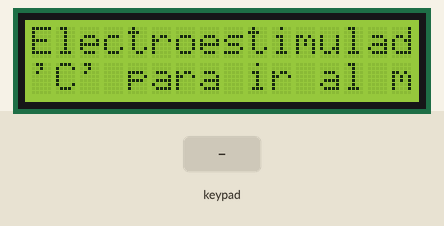
The sketch below on a simulated ESP32. Parts: 16×2 character LCD. Inputs (shaded band) come from the test bench.

Above: at 0.9 s.
1.0 s: key 'C' pressed
At 1.8 s:
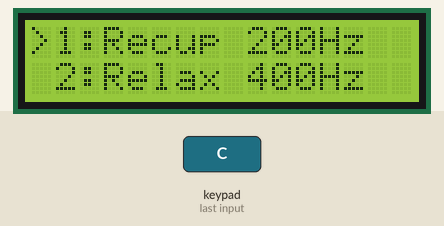
2.5 s: keypad keys 3 2 3 3 2 3 2 6 A pressed 0.4 s apart
At 6.6 s:
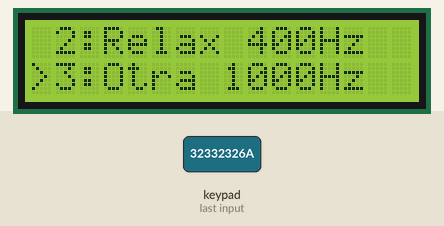
7.6 s: key 'A' pressed
At 8.1 s:
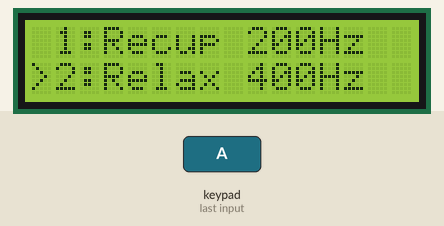
9.1 s: keypad keys 3 2 3 3 2 3 2 6 D pressed 0.4 s apart
At 13.1 s:
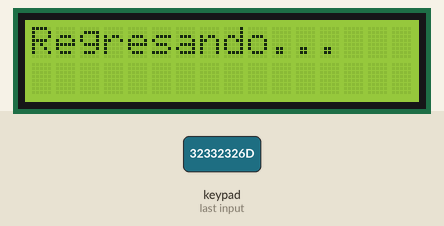
14.8 s: key 'C' pressed
At 15.9 s:
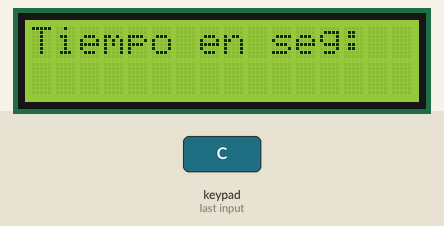
16.3 s: keypad keys 2 7 1 4 1 2 1 3 A pressed 0.4 s apart
At 20.2 s:
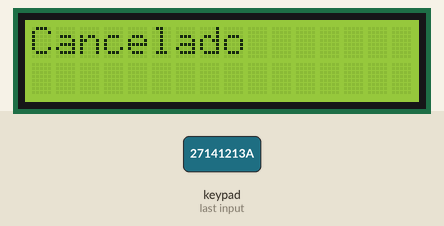
Timing chart, 0 to 21.7 s (numbered marks = the images above; inputs shaded):
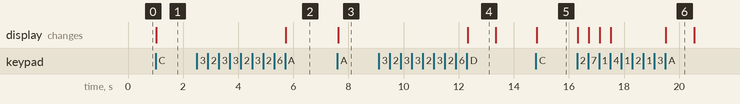

The sketch:

proyecto-final.ino
```cpp
#include <Arduino.h>
#include "inicializar-teclado.h"
#include "inicializar-lcd.h"
#include "generador.h"
#include "terapias.h"
#include "tiempo.h"
int opcion = 0;                // índice del menú (0,1,2)
const int totalOpciones = 3;
//A = subir
//B = bajar
//C = seleccionar
//D = salir o volver
void mostrarMenuConCursor();

void setup() {
  Serial.begin(115200);
  Wire.begin(21,22);
  inicializarLCD();
  inicializarTeclado();
  iniciarDAC(25);
  lcd.clear();
  lcd.print("Electroestimulador");
  lcd.setCursor(0,1);
  lcd.print("'C' para ir al menu");

  // esperamos tecla C para entrar al menú
  while (true) {
    char t = teclado.getKey();
    if (t == 'C') break;
  }

  mostrarMenuConCursor();
}

void loop() {

  char t = teclado.getKey();

  //check error
  if (!t) return;

  if (t == 'A') {  // Subir
    opcion--;
    if(opcion < 0)
      opcion = totalOpciones - 1;
    mostrarMenuConCursor();
  }

  if (t == 'B') {  // Bajar
    opcion++;
    if(opcion >= totalOpciones)
      opcion = 0;
    mostrarMenuConCursor();
  }

  // Opción seleccionada con C

 if (t == 'C') {

    lcd.clear();
    lcd.setCursor(0,0);
    lcd.print("Tiempo?");

    int tiempo = capturarTiempo();   // pedir tiempo al usuario

    if (tiempo == 0) {
      lcd.clear();
      lcd.print("Cancelado");
      delay(1000);
      mostrarMenuConCursor();
      return;
    }

    lcd.clear();
    lcd.print("Ejecutando...");
    lcd.setCursor(0,1);
    lcd.print(String(tiempo) + " seg");

    if(opcion == 0) terapiaRecuperacion(tiempo);
    if(opcion == 1) terapiaRelax(tiempo);
    if(opcion == 2) terapiaOtra(tiempo);

    lcd.clear();
    lcd.print("Fin terapia");
    delay(1000);
    mostrarMenuConCursor();
}


  // Volver con D
  if (t == 'D') {
    lcd.clear();
    lcd.print("Regresando...");
    delay(1000);

    mostrarMenuConCursor();
  }
}
void mostrarMenuConCursor() {
  lcd.clear();

  if(opcion == 0) {
    lcd.setCursor(0,0); lcd.print(">1:Recup 200Hz");
    lcd.setCursor(0,1); lcd.print(" 2:Relax 400Hz");
  }
  else if(opcion == 1) {
    lcd.setCursor(0,0); lcd.print(" 1:Recup 200Hz");
    lcd.setCursor(0,1); lcd.print(">2:Relax 400Hz");
  }
  else if(opcion == 2) {
    lcd.setCursor(0,0); lcd.print(" 2:Relax 400Hz");
    lcd.setCursor(0,1); lcd.print(">3:Otra 1000Hz");
  }
}
```

generador.cpp
```cpp
#include <Arduino.h>
#include "generador.h"
#include "inicializar-lcd.h"

static const int tablaSize = 256;
static uint8_t tablaSeno[tablaSize];

int pinDAC_global = 25;

void iniciarDAC(int pinDAC) {
  pinDAC_global = pinDAC;

  for (int i = 0; i < tablaSize; i++) {
    float a = (2.0f * PI * i) / tablaSize;
    tablaSeno[i] = (uint8_t)(128 + 127 * sin(a));
  }
}

void generarSenoConCuentaAtras(float frecuencia, int duracion_ms) {

  float periodo = 1.0 / frecuencia;
  float tiempo_micro = (periodo / tablaSize) * 1e6;

  unsigned long fin = millis() + duracion_ms;
  int tiempoRestante = duracion_ms / 1000;

  unsigned long proximaActualizacion = millis() + 1000;

  // Mostrar estado inicial
  lcd.clear();
  lcd.setCursor(0,0);
  lcd.print("Terapia activa");
  lcd.setCursor(0,1);
  lcd.print("Faltan: ");
  lcd.print(tiempoRestante);
  lcd.print("s");

  while (millis() < fin) {

    for (int i = 0; i < tablaSize; i++) {

      //Parar ensguida si se presiona "D"
      char t = teclado.getKey();
      if (t == 'D') {
        lcd.clear();
        lcd.setCursor(0,0);
        lcd.print("Cancelada!");
        delay(1000);
        return;   //salir inmediatamente
      }

      dacWrite(pinDAC_global, tablaSeno[i]);
      delayMicroseconds((int)tiempo_micro);

      // actualizar cuenta regresiva
      if (millis() >= proximaActualizacion) {
        tiempoRestante--;

        lcd.clear();
        lcd.setCursor(0,0);
        lcd.print("Terapia activa");
        lcd.setCursor(0,1);
        lcd.print("Faltan: ");
        lcd.print(tiempoRestante);
        lcd.print("s");

        proximaActualizacion = millis() + 1000;
      }

      if (millis() >= fin) break;
    }
  }
}
```

generador.h
```cpp
#ifndef GENERADOR_ONDA_H
#define GENERADOR_ONDA_H

void iniciarDAC(int pinDAC = 25);
void generarSeno(float frecuencia, int duracion_ms);
void generarSenoConCuentaAtras(float frecuencia, int duracion_ms);

#endif
```

inicializar-teclado.cpp
```cpp
#include "inicializar-teclado.h"
const byte FILAS = 4;
const byte COLUMNAS = 4;

char teclas[FILAS][COLUMNAS] = {
  {'1','2','3','A'},
  {'4','5','6','B'},
  {'7','8','9','C'},
  {'*','0','#','D'}
};

//pines conectados a las filas y columnas del teclado (empieza desde la izquierda visto de frente)
byte pinesFilas[FILAS] = {32, 33, 23, 26};     // F1, F2, F3, F4
byte pinesColumnas[COLUMNAS] = {27, 14, 12, 13}; // C1, C2, C3, C4

//Inicialización del teclado
//Declaracion de la clase -> Keypad(char *userKeymap, byte *row, byte *col, byte numRows, byte numCols);
Keypad teclado = Keypad(makeKeymap(teclas), pinesFilas, pinesColumnas, FILAS, COLUMNAS);

void inicializarTeclado() {
  //teclado.setDebounceTime(20);
}
```

inicializar-teclado.h
```cpp
#ifndef INICIALIZAR_TECLADO_H
#define INICIALIZAR_TECLADO_H

#include <Keypad.h>

// Declaramos el teclado como variable externa
extern Keypad teclado;

// Declaración de la función
void inicializarTeclado();

#endif
```

terapias.cpp
```cpp
#include "terapias.h"
#include "generador.h"

void terapiaRecuperacion(int segundos) {
    generarSenoConCuentaAtras(200.0f, segundos * 1000);
}

void terapiaRelax(int segundos) {
    generarSenoConCuentaAtras(400.0f, segundos * 1000);
}

void terapiaOtra(int segundos) {
    generarSenoConCuentaAtras(1000.0f, segundos * 1000);
}
```

terapias.h
```cpp
#ifndef TERAPIAS_H
#define TERAPIAS_H
void terapiaRecuperacion(int segundos);
void terapiaRelax(int segundos);
void terapiaOtra(int segundos);

#endif
```

tiempo.cpp
```cpp
#include <Arduino.h>
#include "tiempo.h"
#include "inicializar-lcd.h"
#include "inicializar-teclado.h"

int capturarTiempo() {

  lcd.clear();
  lcd.setCursor(0,0);
  lcd.print("Tiempo en seg:");
  lcd.setCursor(0,1);

  String buffer = "";

  while (true) {
    char t = teclado.getKey();
    if (!t) continue;

    // Si es un número, lo añade
    if (t >= '0' && t <= '9') {
      if (buffer.length() < 4) {        // máximo 9999s
        buffer += t;
        lcd.clear();
        lcd.setCursor(0,0);
        lcd.print("Tiempo en seg:");
        lcd.setCursor(0,1);
        lcd.print(buffer);
      }
    }

    // Confirmar con C
    if (t == 'C') {
      if (buffer.length() > 0) {
        return buffer.toInt();
      }
    }

    // Borrar último dígito con D
    if (t == 'D') {
      if (buffer.length() > 0) {
        buffer.remove(buffer.length() - 1);
        lcd.clear();
        lcd.setCursor(0,0);
        lcd.print("Tiempo en seg:");
        lcd.setCursor(0,1);
        lcd.print(buffer);
      }
    }

    // Cancelar con A
    if (t == 'A') {
      return 0;
    }
  }
}
```

tiempo.h
```cpp
#ifndef TIEMPO_H
#define TIEMPO_H

int capturarTiempo();  // devuelve segundos escritos por el usuario

#endif
```

inicializar-lcd.cpp
```cpp
#include "inicializar-lcd.h"

// Dirección I2C típica del módulo PCF8574
// Puede ser 0x27 o 0x3F según el adaptador
#define LCD_ADDR 0x27

#define LCD_COLS 16
#define LCD_ROWS 2

//efinición del objeto LCD
LiquidCrystal_I2C lcd(LCD_ADDR, LCD_COLS, LCD_ROWS);

void inicializarLCD() {
    lcd.init();           // Inicializa el módulo
    lcd.backlight();      // Enciende la retroiluminación
}
```

inicializar-lcd.h
```cpp
#ifndef INICIALIZAR_LCD_H
#define INICIALIZAR_LCD_H

#include <LiquidCrystal_I2C.h>

extern LiquidCrystal_I2C lcd;

void inicializarLCD();

#endif
```

Measured:
- after the input at 1.0 s, the display: changes at once (image 1)
- after the input at 2.5 s, the display: changes after 3.2 s (image 2)
- after the input at 7.6 s, the display: changes at once (image 3)
- after the input at 9.1 s, the display: changes after 3.2 s (image 4)
- after the input at 14.8 s, the display: changes at once (image 5)
- after the input at 16.3 s, the display: first changes at once (image 6 shows a later state)
- what the display in image 4 shows lasts 1.1 s, from 12.3 s to 13.4 s
